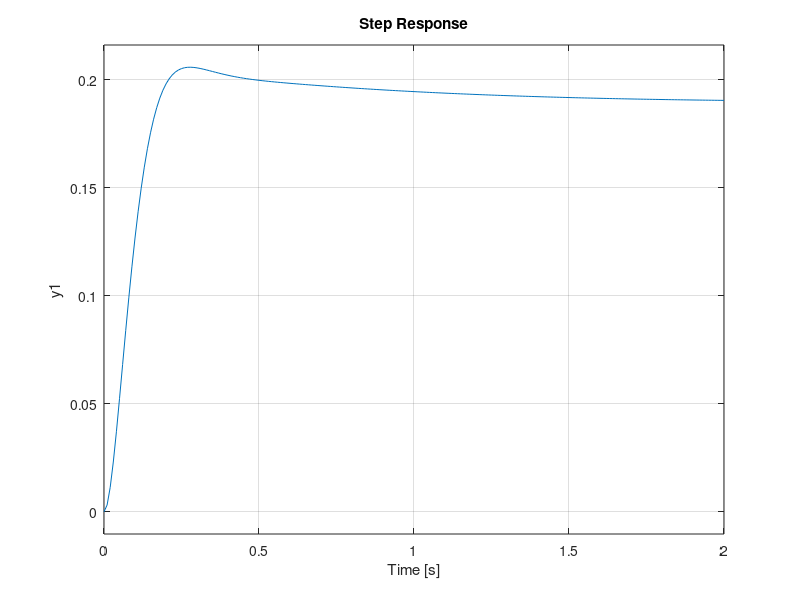
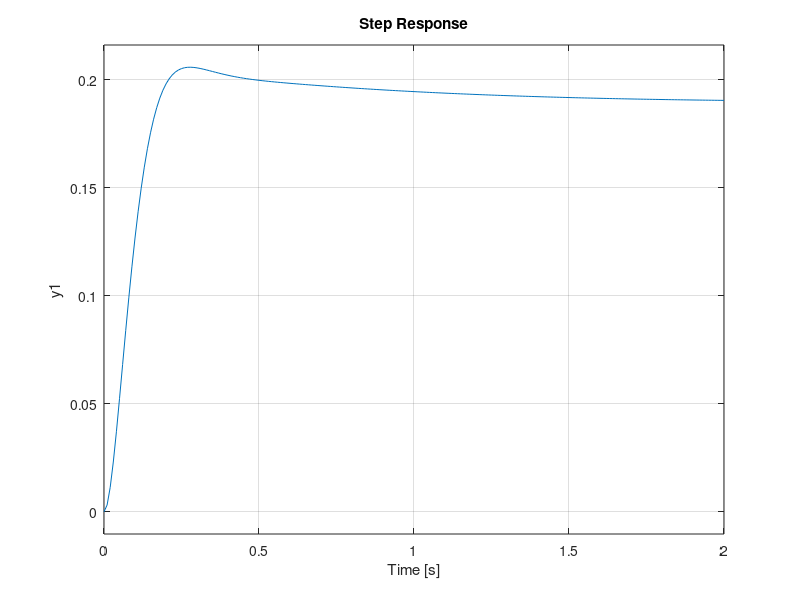

These figures' MATLAB source, in order:
%% Transfer function
s = tf('s');
num = [1.151 0.1774];
den = [1 0.739 0.921 0];
P_pitch = tf(num,den)

%% Lead compensation
C = 300 * (s + 0.9)/(s + 30);
T = feedback(C*P_pitch, 1);

rlocus(T)

%%
t = 0:0.01:2;
step(0.2*T,t)
saveas(gcf, 'figures/8-closed-step-lead.fig');
saveas(gcf, 'plots/8-closed-step-lead.jpg');
